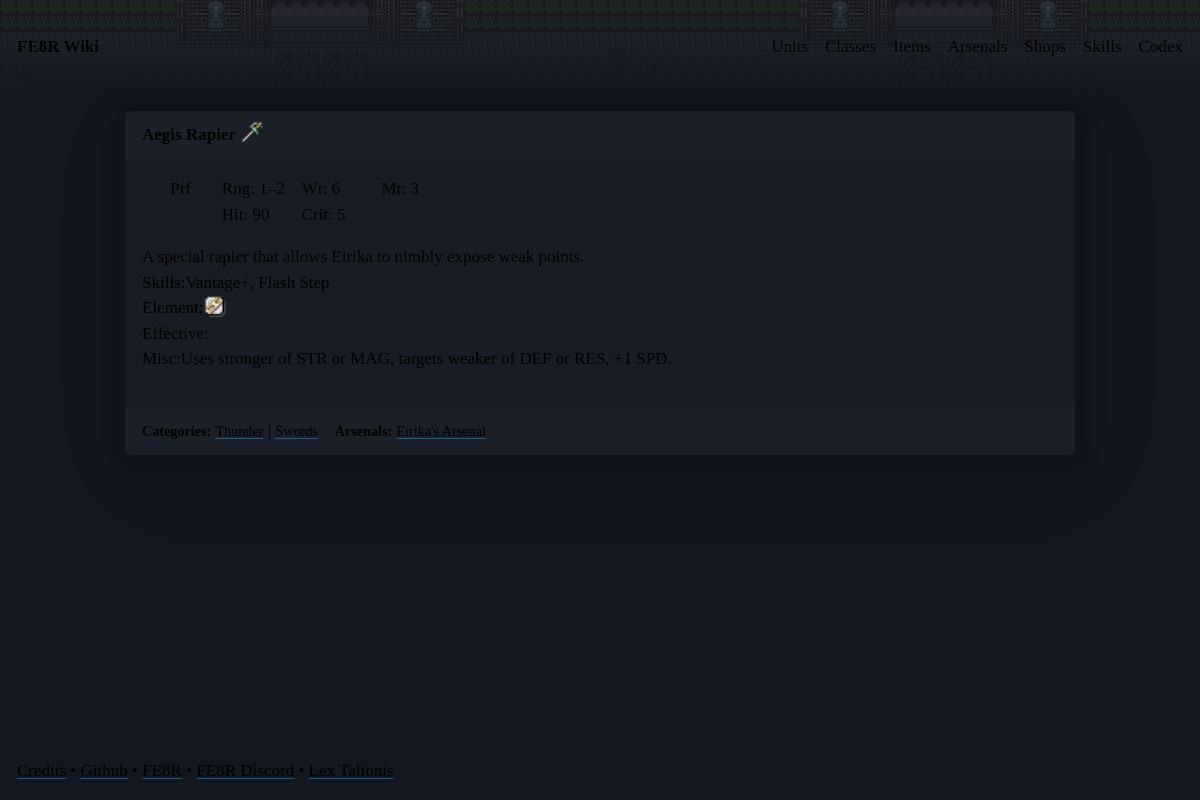
The page /items/Rapier on the database its author committed.
### app/models.py (models this page shows, shortened)
class Item(db.Model):
    __tablename__ = "items"
    nid: Mapped[str] = mapped_column(primary_key=True)
    name: Mapped[str]
    desc: Mapped[str]
    value: Mapped[int]
    weapon_rank: Mapped[str]
    weapon_rank_order_key: Mapped[str]
    weapon_type: Mapped[str]
    target: Mapped[str]
    damage: Mapped[int]
    weight: Mapped[int]
    crit: Mapped[int]
    hit: Mapped[int]
    min_range: Mapped[int]
    max_range: Mapped[int]
    icon_class: Mapped[str]
    categories: Mapped[list["ItemCategory"]] = relationship(
        secondary=item_category_assoc,
        back_populates="items",
    )
    sub_items = relationship(
        "Item",
        secondary=sub_item_assoc,
        primaryjoin=(sub_item_assoc.c.super_item_nid == nid),
        secondaryjoin=(sub_item_assoc.c.sub_item_nid == nid),
        backref="super_items",
    )
    status_on_equip = relationship(
        "Skill",
        secondary=item_skill_assoc,
        backref="items",
    )

class ItemCategory(db.Model):
    __tablename__ = "item_categories"
    nid: Mapped[str] = mapped_column(primary_key=True)
    name: Mapped[str]
    type: Mapped[str]
    order_key: Mapped[int]
    items: Mapped[list["Item"]] = relationship(
        secondary=item_category_assoc,
        back_populates="categories",
    )

class Arsenal(db.Model):
    __tablename__ = "arsenals"
    nid: Mapped[str] = mapped_column(primary_key=True)
    name: Mapped[str]
    desc: Mapped[str]
    icon_class: Mapped[str]
    arsenal_owner_nid: Mapped[str] = mapped_column(
        ForeignKey("units.nid"), nullable=True
    )
    arsenal_owner: Mapped["Unit"] = relationship(back_populates="arsenals")
    items = relationship(
        "Item",
        secondary=arsenal_item_assoc,
        backref="arsenals",
        uselist=True,
    )

### app/blueprints/items.py (the view)
@bp.route("/<string:fe_item_nid>")
def get_fe_item_sheet(fe_item_nid="Iron_Sword_Test") -> str:
    item_data = db.get_or_404(Item, fe_item_nid)
    return render_template("item_sheet.html.jinja2", item_data=item_data)

### app/templates/item_sheet.html.jinja2 (shortened to what this page needs)
{% if not request.headers.hx_request %}
{% extends "layout.html.jinja2" %}
{% endif %}
{% block content %}
<article>
    <header>
        <strong>{{ item_data.name }} <span class="{{ item_data.icon_class }}"></span></strong>
    </header>
    {% if (item_data.weapon_type and item_data.weapon_type != 'Misc') or item_data.min_range or item_data.weight or
    item_data.damage or item_data.hit or
    item_data.crit or item_data.value %}
    <section class="stat-grid">
        {% if item_data.weapon_type and item_data.weapon_type != 'Misc' %}
        <div>
            <span class=" Wexpicons-icon {{ item_data.weapon_type }}-subIcon"></span>{% if item_data.weapon_rank %}
            {{item_data.weapon_rank}}{% endif %}<br />
        </div>
        {% endif %}
        {% if item_data.min_range %}
        <div>
            {% if item_data.min_range == item_data.max_range %}
            <span class="lt-color-yellow">Rng: </span>{{ item_data.min_range }}<br />
            {% else %}
            <span class="lt-color-yellow">Rng: </span>{{ item_data.min_range }}&ndash;{{ item_data.max_range
            }}<br />
            {% endif %}
        </div>
        {% endif %}
        {% if item_data.weight %}
        <div>
            <span class="lt-color-yellow">Wt: </span>{{ item_data.weight }}<br />
        </div>
        {% endif %}
        {% if item_data.damage %}
        <div>
            <span class="lt-color-yellow">Mt: </span>{{ item_data.damage }}<br />
        </div>
        {% endif %}
        {% if item_data.hit %}
        <div>
            <span class="lt-color-yellow">Hit: </span>{{ item_data.hit }}<br />
        </div>
        {% endif %}
        {% if item_data.crit %}
        <div>
            <span class="lt-color-yellow">Crit: </span>{{ item_data.crit }}<br />
        </div>
        {% endif %}
        {% endif %}
    </section>
    {% if item_data.desc %}
    <div>
        <p>{{ item_data.desc }}</p>
    </div>
    {% endif %}
    {% if not request.headers.hx_request%}
    <footer>
        {% if item_data.categories %}
        <strong><small>Categories:</small></strong>
        {% for item_cat in item_data.categories%}
        <a href="/items?selectedCategory={{ item_cat.nid }}"><small>{{ item_cat.name }}</small></a>
        {% if not loop.last %}
        |
        {% else %}
        &nbsp;&nbsp;
        {% endif %}
        {% endfor %}
        {% endif %}
        {% if item_data.arsenals %}
        <strong><small>Arsenals:</small></strong>
        {% for arsenal in item_data.arsenals %}
        <a href="/items/arsenals/{{ arsenal.arsenal_owner_nid }}"><small>{{ arsenal.name }}</small></a>
        {% endfor %}
        {% endif %}
    </footer>
    {% endif %}
</article>
{% endblock content %}

### app/templates/layout.html.jinja2 (shortened to what this page needs)
<!DOCTYPE html>
<html lang="en" data-theme="dark">
<head>
  <link rel="stylesheet" href="https://cdn.jsdelivr.net/npm/@picocss/pico@2/css/pico.min.css">
  <link rel="stylesheet" href="https://unpkg.com/open-props" />
  <link rel="stylesheet" href="{{ url_for('static', filename='css/custom.min.css') }}">
  <link rel="stylesheet" href="{{ url_for('static', filename='css/iconsheet.min.css') }}">
</head>
<body>
  <header class="container-fluid">
    <nav role="menu">
      <ul>
        <li><strong><a class="contrast" href="{{ url_for('index') }}">FE8R Wiki</a></strong></li>
      </ul>
      <ul>
        <li>
          <a href="{{ url_for('units.get_fe_unit_index') }}">Units</a>
        </li>
        <li>
          <a href="{{ url_for('classes.get_fe_class_index') }}">Classes</a>
        </li>
        <li>
          <a href="{{ url_for('items.get_fe_item_index') }}">Items</a>
        </li>
        <li>
          <a href="{{ url_for('items.get_fe_arsenal') }}">Arsenals</a>
        </li>
        <li>
          <a href="{{ url_for('items.get_shop_index') }}">Shops</a>
        </li>
        <li>
          <a href="{{ url_for('skills.get_fe_skill_index') }}">Skills</a>
        </li>
        <li>
          <a href="{{ url_for('codex.get_codex_index') }}">Codex</a>
        </li>
      </ul>
    </nav>
  </header>
  <main class="container">
    {% block content %}
    {% endblock content %}
  </main>
  <footer class="container-fluid">
    <span><a href="{{ url_for('get_credits') }}">Credits</a></span> •
    <span><a href="https://github.com/rygon1/fe8r-guide">Github</a></span> •
    <span><a href="https://github.com/FE8Dev/FE8RProject">FE8R</a></span> •
    <span><a href="https://discord.gg/vBZDdfDxAC">FE8R Discord</a></span> •
    <span><a href="https://lex-talionis.net/">Lex Talionis</a></span>
  </footer>
</body>
</html>

### rows shown on the page
Item: name "Aegis Rapier", weapon_rank "Prf", min_range "1", max_range "2", weight "6", damage "3", hit "90", crit "5", desc "A special rapier that allows Eirika to nimbly expose weak points. Skills: Vantage+, Flash Step Element: Effective: Misc: Uses stronger of STR or MAG, targets weaker of DEF or RES, +1 SPD."
ItemCategory: name "Thunder"
ItemCategory: name "Swords"
Arsenal: name "Eirika's Arsenal"
